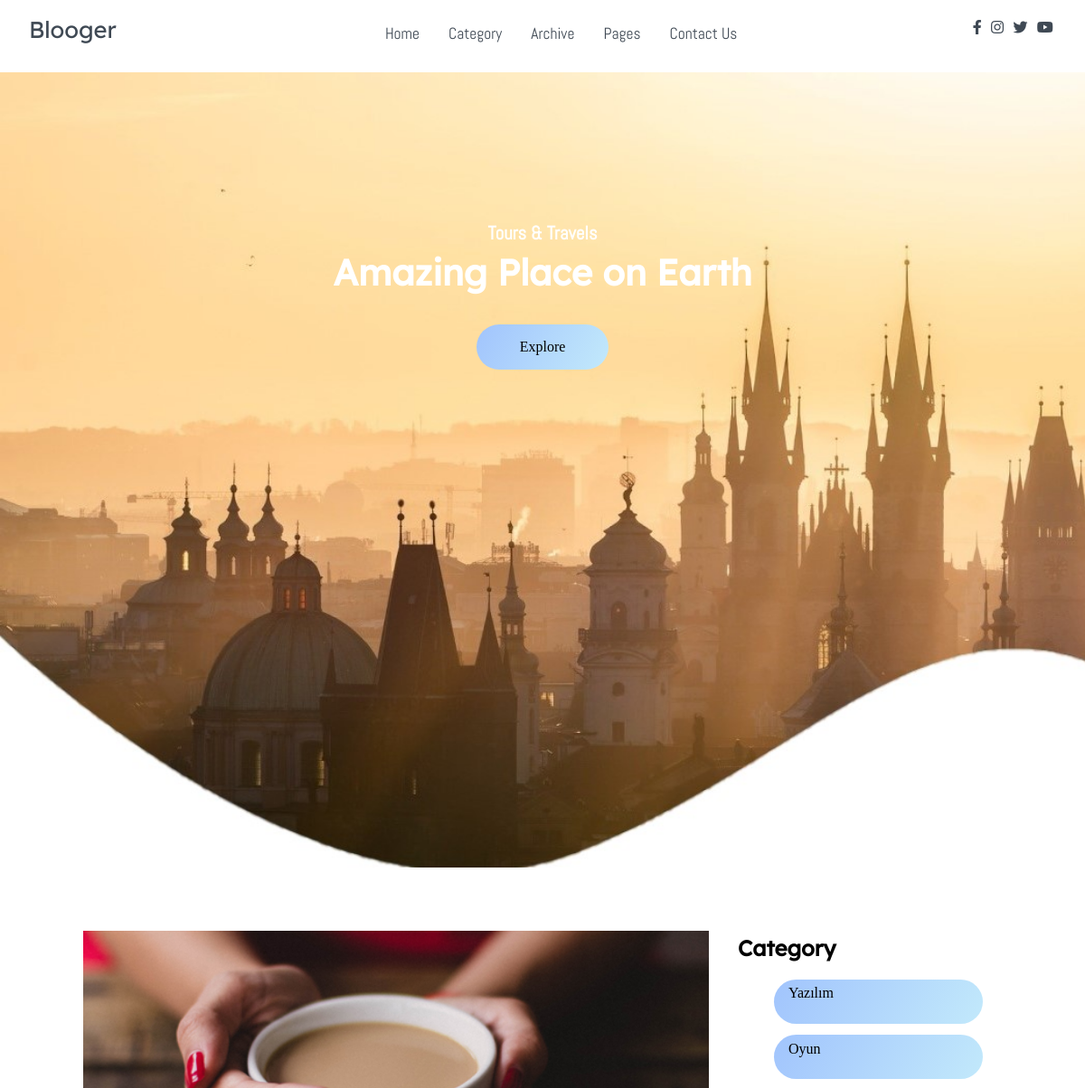
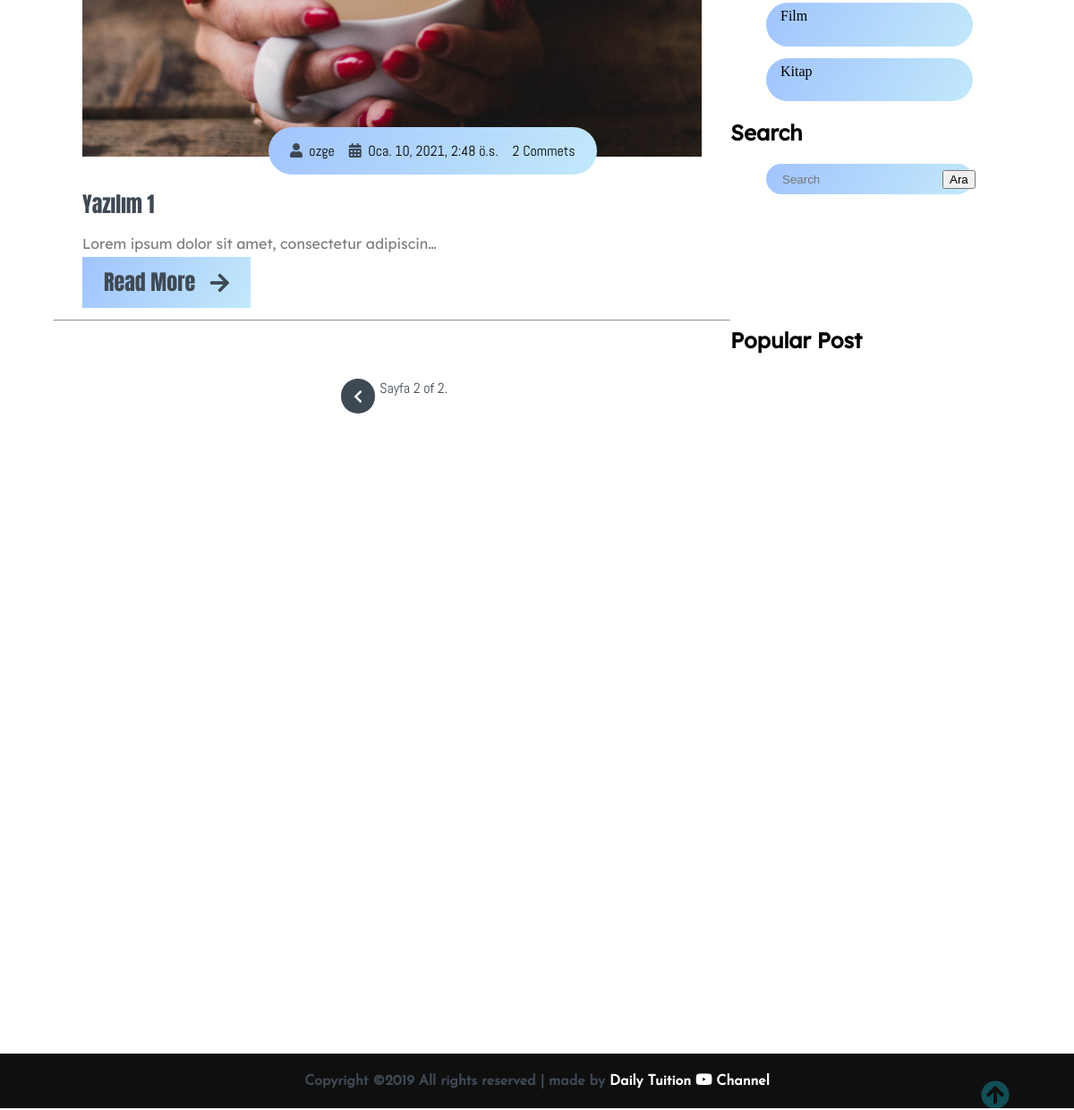
Screenshot of /?page=2 with the database file from the repository (2 pictures, top to bottom).
### blog/models.py (models this page shows, shortened)
class Post(models.Model):
    category = models.ForeignKey(Category,on_delete=models.CASCADE)
    user = models.ForeignKey('auth.User', related_name='post', on_delete=models.CASCADE)
    title = models.CharField(max_length=120, verbose_name='Başlık')
    content = models.TextField(verbose_name='İçerik')
    publishing_date =models.DateTimeField(verbose_name='Yayınlanma Tarihi', auto_now_add=True)
    image = models.ImageField(null=True, blank=True, upload_to='post')
    slug = models.SlugField(editable=False, unique=True)
    read = models.IntegerField(default = 0) #popüler post için
    def get_absolute_url(self):
        return reverse('detail', kwargs={'slug': self.slug})
    class Meta:
        ordering  = ['-publishing_date', 'id']

class Category(models.Model):
    title = models.CharField(max_length=200)
    slug = models.SlugField(max_length=200, default="")
    image = models.ImageField(null=True, blank=True, upload_to="category")

### blog/views.py (the view)
# urls.py: path('', index, name='index'),
def index(request):
    context = dict()
    post_list = Post.objects.all()
    query = request.GET.get('q')
    if query:
        post_list = post_list.filter(
            Q(title__icontains=query) | Q(content__icontains=query) | Q(user__first_name__icontains=query)
        ).distinct()
    paginator = Paginator(post_list, 3) # bir sayfada kaç tane görünmesi gerek
    page = request.GET.get('page')
    try:
        posts = paginator.page(page)
    except PageNotAnInteger:
        posts = paginator.page(1)
    except EmptyPage:
        posts = paginator.page(paginator.num_pages)
    context['posts'] = posts
    context['post_list'] = Post.objects.distinct()
    context['cat'] = Category.objects.all()
    context['popular_list'] = Post.objects.all().order_by('-read', '-id')[:3]
    return render(request, 'index.html', context)

### templates/index.html (shortened to what this page needs)
{% extends 'base.html' %}
{% load static %}
{% block content %}
    <main>
        <section class="site-title">
            <div class="site-background" data-aos="fade-up" data-aos-delay="100">
                <h3>Tours & Travels</h3>
                <h1>Amazing Place on Earth</h1>
                <button class="btn">Explore</button>
            </div>
        </section>
        <br><br><br>
        <section class="container">
            <div class="site-content">
                <div class="posts">
                   {% for post in posts %}
                    <div class="post-content" data-aos="zoom-in" data-aos-delay="200">
                        <div class="post-image">
                            <div>
                                {% if post.image %}
                                <img src="{{ post.image.url }}" class="img" alt="blog1">
                                {% else %}
                                <br>
                                {% endif %}
                            </div>
                            <div class="post-info flex-row">
                                <span><i class="fas fa-user text-gray"></i>&nbsp;&nbsp;{{post.user}}</span>
                                <span><i class="fas fa-calendar-alt text-gray"></i>&nbsp;&nbsp;{{post.publishing_date}}</span>
                                <span>2 Commets</span>
                            </div>
                        </div>
                        <div class="post-title">
                            <a href="#">{{post.title}}</a>
                            <p>{{post.content|truncatechars:50}}
                            </p>
                            <a href="{{post.get_absolute_url}}" class="btn post-btn">Read More &nbsp; <i class="fas fa-arrow-right"></i></a>
                        </div>
                    </div>
                    <hr>
                   {% endfor %}
                    <div class="pagination flex-row">
                        {% if posts.has_previous %}
                        <a href="?page={{ posts.previous_page_number }}{% if request.GET.q %}&q={{ request.GET.q }}{% endif %}" class="pages"><i class="fas fa-chevron-left"></i></a>
                        {% endif %}
                        <span class="current">
                            Sayfa {{ posts.number }} of {{ posts.paginator.num_pages }}.
                        </span>
                    </div>
                </div>
                <aside class="sidebar">
                    <div class="category">
                        <h2>Category</h2>
                        <ul class="category-list">
                            {% for item in cat %}
                            <li class="list-items" data-aos="fade-left" data-aos-delay="100">
                                <a href="{% url 'category_show' category_slug=item.slug %}">{{item.title}}</a>
                                <br><br>
                            </li>
                            {% endfor %}
                        </ul>
                    </div>
                    <div class="category">
                        <h2>Search</h2>
                        <ul class="category-list">
                            <form action="" method="GET" role="search" >
                            <li class="list-items" data-aos="fade-left" data-aos-delay="100">
                                <input type="text" style="border: none; background: transparent; width:max-content" name="q" placeholder="Search" value="{{ request.GET.q }}">
                                <input type="submit" value="Ara">
                            </li>
                             </form>
                        </ul>
                    </div>
                    <div class="popular-post">
                        <h2>Popular Post</h2>
                        {% for item in popular_list %}
                        <div class="post-content" data-aos="flip-up" data-aos-delay="200">
                            <div class="post-image">
                                <div>
                                    {% if item.image %}
                                    <img src="{{ item.image.url }}" class="img" alt="blog1">
                                    {% else %}
                                    <br>
                                    {% endif %}
                                </div>
                                <div class="post-info flex-row">
                                    <span><i class="fas fa-calendar-alt text-gray"></i>&nbsp;&nbsp;{{item.publishing_date}}</span>
                                </div>
                            </div>
                            <div class="post-title">
                                <a href="{{item.get_absolute_url}}">{{item.title}}</a>
                            </div>
                        </div>
                        {% endfor %}
                    </div>
                </aside>
            </div>
        </section>
    </main>
 {% endblock %}

### static/css/all.css (style rules this page uses)
.fa, .fas, .far, .fal, .fad, .fab { -moz-osx-font-smoothing: grayscale; -webkit-font-smoothing: antialiased; display: inline-block; font-style: normal; font-variant: normal; text-rendering: auto; line-height: 1; }
.fa-arrow-right:before { content: "\f061"; }
.fa-calendar-alt:before { content: "\f073"; }
.fa-chevron-left:before { content: "\f053"; }
.fa-user:before { content: "\f007"; }
.fa, .fas { font-family: 'Font Awesome 5 Free'; font-weight: 900; }

### static/css/Style.css (style rules this page uses)
html, body { margin: 0%; box-sizing: border-box; overflow-x: hidden; }
:root { --text-gray: #3f4954; --text-light : #686666da; --bg-color: #0f0f0f; --white: #ffffff; --midnight: #104f55; --sky: linear-gradient(120deg, #a1c4fd 0%, #c2e9fb 100%); --Abel: 'Abel', cursive; --Anton: 'Anton', cursive; --Josefin : 'Josefin', cursive; --Lexend: 'Lexend', cursive; --Livvic : 'Livvic', cursive; }
a { text-decoration: none; color: var(--text-gray); }
.flex-row { display: flex; flex-direction: row; flex-wrap: wrap; }
ul { list-style-type: none; }
h1 { font-family: var(--Lexend); font-size: 2.5rem; }
h2 { font-family: var(--Lexend); }
h3 { font-family: var(--Abel); font-size: 1.3rem; }
button.btn { border: none; border-radius: 2rem; padding: 1rem 3rem; font-size: 1rem; font-family: var(--Livvic); cursor: pointer; }
span { font-family: var(--Abel); }
.container { margin: 0 5vw; }
.text-gray { color: var(--text-gray); }
p { font-family: var(--Lexend); color: var(--text-light); }
main .site-title { background: url('../assets/Background-image.jpg'); background-size: cover; height: 110vh; display: flex; justify-content: center; }
main .site-title .site-background { padding-top: 10rem; text-align: center; color: var(--white); }
main .site-title h1, h3 { margin: .3rem; }
main .site-title .btn { margin: 1.8rem; background: var(--sky); }
main .site-content { display: grid; grid-template-columns: 70% 30%; }
main .post-content { width: 100%; }
main .site-content .post-content > .post-image, .post-title { padding: 1rem 2rem; position: relative; }
main .site-content .post-content > .post-image .post-info { background: var(--sky); padding: 1rem; position: absolute; bottom: 0%; left: 20vw; border-radius: 3rem; }
main .site-content .post-content > .post-image > div { overflow: hidden; }
main .site-content .post-content > .post-image .img { width: 100%; transition: all 1s ease; }
main .site-content .post-content > .post-image .post-info span { margin: 0 .5rem; }
main .post-content .post-title a { font-family: var(--Anton); font-size: 1.5rem; }
.site-content .post-content .post-title .post-btn { border-radius: 0; padding: .7rem 1.5rem; background: var(--sky); }
.site-content .pagination { justify-content: center; color: var(--text-gray); margin: 4rem 0; }
.site-content .pagination a { padding: .6rem .9rem; border-radius: 2rem; margin: 0 .3rem; font-family: var(--Lexend); }
.site-content .pagination .pages { background: var(--text-gray); color: var(--white); }
.site-content > .sidebar .category-list { font-family: var(--Livvic); }
.site-content > .sidebar .category-list .list-items { background: var(--sky); padding: .4rem 1rem; margin: .8rem 0; border-radius: 3rem; width: 70%; display: flex; justify-content: space-between; }
.site-content > .sidebar .category-list .list-items a { color: black; }
.site-content .sidebar .popular-post .post-content { padding: 1rem 0; }
.site-content .sidebar .popular-post h2 { padding-top: 8rem; }
.site-content .sidebar .popular-post .post-info { padding: .4rem .1rem !important; bottom: 0rem !important; left: 1.5rem !important; border-radius: 0rem !important; background: white !important; }
.site-content .sidebar .popular-post .post-title a { font-size: 1rem; }

### rows the page displays
Post: image (picture), user "ozge", publishing_date "Oca. 10, 2021, 2:48 ö.s.", title "Yazılım 1", content "Lorem ipsum dolor sit amet, consectetur adipiscin…"
Category: title "Yazılım"
Category: title "Oyun"
Category: title "Film"
Category: title "Kitap"
Post: image (picture)
Post: image (picture)
Post: image (picture)

### other values shown
{{ posts.number }} "2"
{{ posts.paginator.num_pages }} "2"
